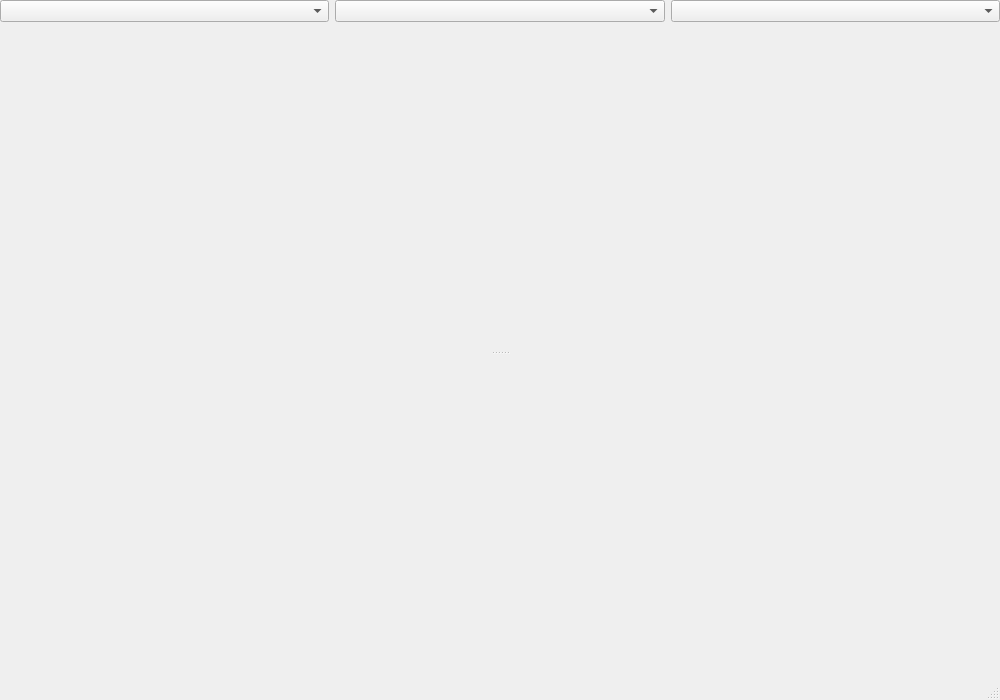
<?xml version="1.0" encoding="UTF-8"?>
<ui version="4.0">
 <class>MainWindow</class>
 <widget class="QMainWindow" name="MainWindow">
  <property name="geometry">
   <rect>
    <x>0</x>
    <y>0</y>
    <width>1000</width>
    <height>700</height>
   </rect>
  </property>
  <property name="windowTitle">
   <string>멀티 통신 채팅 서버</string>
  </property>
  <widget class="QWidget" name="centralwidget">
   <layout class="QGridLayout" name="gridLayout" rowstretch="0,10" rowminimumheight="0,10">
    <property name="leftMargin">
     <number>0</number>
    </property>
    <property name="topMargin">
     <number>0</number>
    </property>
    <property name="rightMargin">
     <number>0</number>
    </property>
    <property name="bottomMargin">
     <number>0</number>
    </property>
    <item row="0" column="0">
     <widget class="QComboBox" name="cb01PasswordCode">
      <property name="currentText">
       <string/>
      </property>
      <property name="placeholderText">
       <string>특정 암호 코드를 입력하세요.</string>
      </property>
     </widget>
    </item>
    <item row="0" column="1">
     <widget class="QComboBox" name="cb02IP">
      <property name="placeholderText">
       <string>IP를 입력하세요.</string>
      </property>
     </widget>
    </item>
    <item row="0" column="2">
     <widget class="QComboBox" name="cb03PortNumber">
      <property name="placeholderText">
       <string>포트번호를 입력하세요.</string>
      </property>
     </widget>
    </item>
    <item row="1" column="0" colspan="3">
     <widget class="QSplitter" name="splitter">
      <property name="orientation">
       <enum>Qt::Vertical</enum>
      </property>
      <widget class="QWidget" name="wScreen01" native="true">
       <property name="sizePolicy">
        <sizepolicy hsizetype="Preferred" vsizetype="Preferred">
         <horstretch>0</horstretch>
         <verstretch>0</verstretch>
        </sizepolicy>
       </property>
      </widget>
      <widget class="QWidget" name="wScreen02" native="true">
       <property name="sizePolicy">
        <sizepolicy hsizetype="Preferred" vsizetype="Preferred">
         <horstretch>0</horstretch>
         <verstretch>0</verstretch>
        </sizepolicy>
       </property>
      </widget>
     </widget>
    </item>
   </layout>
  </widget>
  <widget class="QMenuBar" name="menubar">
   <property name="geometry">
    <rect>
     <x>0</x>
     <y>0</y>
     <width>1000</width>
     <height>21</height>
    </rect>
   </property>
  </widget>
  <widget class="QStatusBar" name="statusbar"/>
 </widget>
 <resources/>
 <connections/>
</ui>
